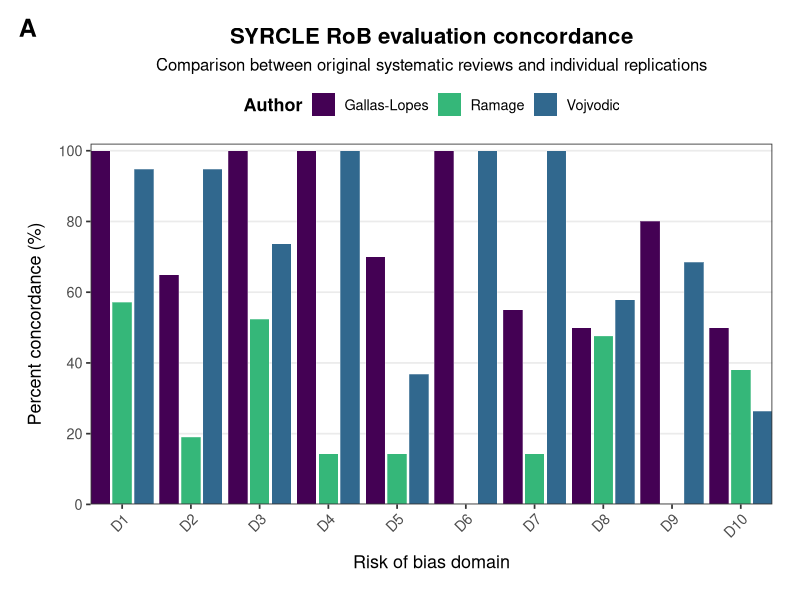
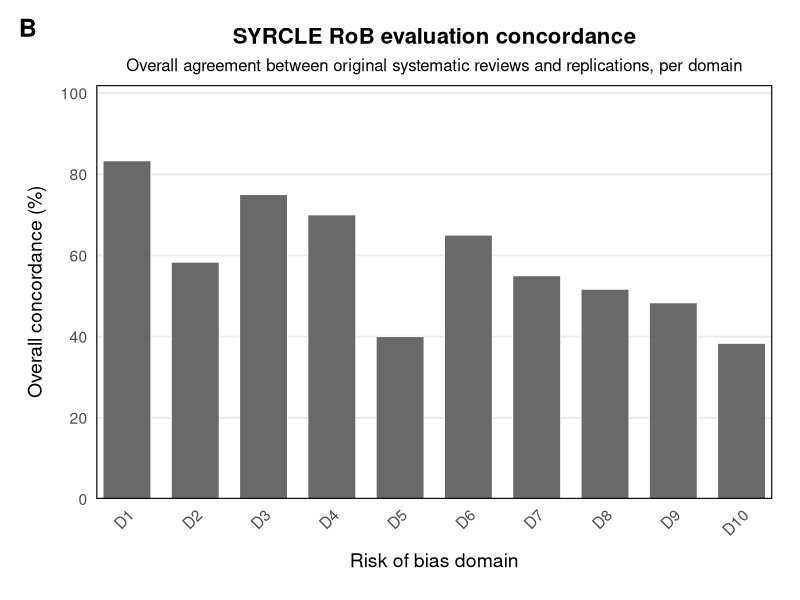
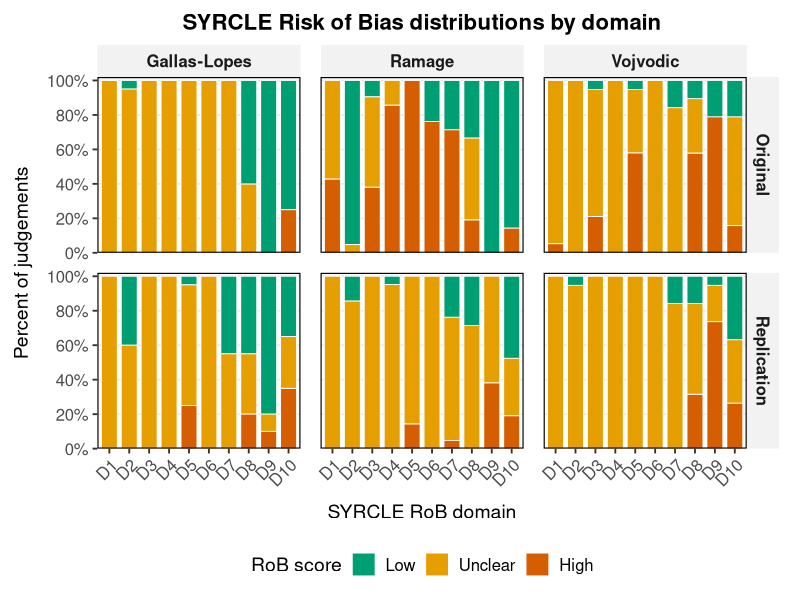
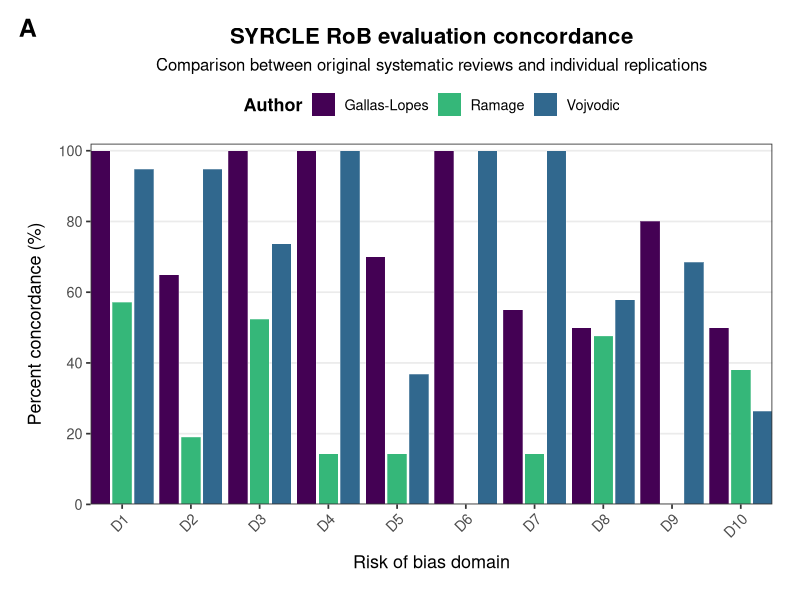
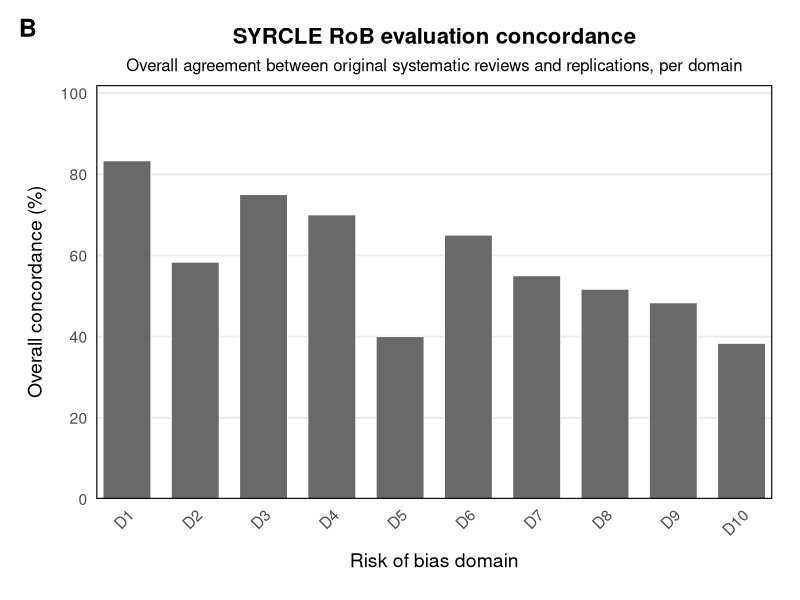
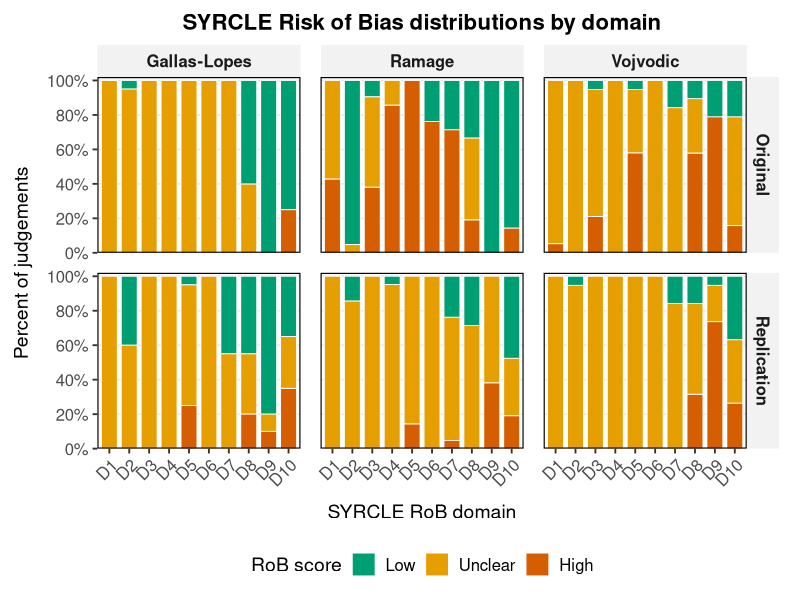

The R source for these figures, in order:
# Load required R packages
library(tidyverse)
library(stringr)
library(forcats)
library(tidyr)
library(patchwork)
library(scales)

Risk_of_bias_per_study <- read_csv("Data/Entered/Risk_of_bias_per_study.csv") %>%
  filter(!if_all(everything(), is.na))

# Domain order (for abbreviated names)
RoB_domain_list <- c("D1", "D2", "D3", "D4", "D5", "D6", "D7", "D8", "D9", "D10")

RoB_individual <- Risk_of_bias_per_study %>%
  tidyr::pivot_wider(names_from = Type, values_from = Risk_Type) %>% 
  filter(!is.na(Original)) %>%
  filter(!is.na(Replication)) %>%
  mutate(match = ifelse(Original == Replication, "yes", "no")) %>%
  group_by(Author, Domain_short) %>%
  add_count(name = "total") %>%
  group_by(Author, Domain_short, match) %>%
  add_count(name = "count") %>%
  ungroup() %>%
  mutate(perc = count / total * 100) 

# Custom legend order
legend_order <- c("Gallas-Lopes", "Ramage", "Vojvodic")

Concordance <- RoB_individual %>%
  filter(match == "yes") %>%
  select(Author, Domain_short, perc) %>%
  unique() %>%
  mutate(Author = factor(Author, levels = legend_order)) %>%
  complete(Domain_short, Author) %>%
  rename(Percent_concordance = perc) %>%
  mutate(Domain_short = factor(Domain_short, levels = RoB_domain_list)) 
   
cols <- c(
  # replace the two below with your actual author names from base_labels
  "Gallas-Lopes"  =  viridis::viridis(4)[1],
  "Ramage" =  viridis::viridis(4)[3], 
  "Vojvodic"  =   viridis::viridis(4)[2]
)

plot_individual <- ggplot(
  Concordance,
  aes(x = Domain_short, y = Percent_concordance, fill = Author)
) +
  geom_col(
    position = position_dodge2(width = 0.95, preserve = "single"),
    width = 0.95,
    colour = "white",
    linewidth = 0.1,
    na.rm = TRUE
  ) +
  scale_y_continuous(
    limits = c(0, 100),
    breaks = seq(0, 100, 20),
    expand = expansion(mult = c(0, 0.02))
  ) +
  scale_x_discrete(
    expand = expansion(mult = c(0.02, 0.02))
  ) +
  scale_fill_manual(
    values = cols,
    limits = legend_order,
    drop = FALSE,
    name = "Author"
  ) +
  labs(
    title = "SYRCLE RoB evaluation concordance",
    subtitle = "Comparison between original systematic reviews and individual replications",
    x = "Risk of bias domain",
    y = "Percent concordance (%)"
  ) +
  theme_bw(base_size = 13) +
  theme(
    plot.title = element_text(face = "bold", size = 16, hjust = 0.5),
    plot.subtitle = element_text(size = 12, hjust = 0.5),
    
    axis.text.x = element_text(angle = 45, hjust = 1),
    axis.title.x = element_text(margin = margin(t = 10)),
    axis.title.y = element_text(margin = margin(r = 10)),
    
    panel.grid.minor = element_blank(),
    panel.grid.major.x = element_blank(),  # cleaner look
    
    legend.position = "top",
    legend.title = element_text(face = "bold"),
    
    plot.margin = margin(10, 15, 10, 10)
  )

plot_individual <- plot_individual +
  labs(tag = "A") +
  theme(
    plot.tag = element_text(size = 18, face = "bold"),
    plot.tag.position = c(0, 1),       # top-left *inside* plot area
    plot.margin = margin(20, 20, 20, 20)   # create space
  )

plot_individual

ggsave(
  filename = "plots/Figure3A.png",
  plot = plot_individual,
  width = 12,       # square
  height = 12,      # square
  units = "in",
  dpi = 600
)

## Plot combined concordance data --------------------------------------------
Overall_summary <- RoB_individual %>%
  filter(match == "yes") %>%
  select(Author, Domain_short, count, total) %>%
  unique() %>%
  group_by(Domain_short) %>%
  mutate(overall_total = 21 + 20 + 19) %>%
  mutate(overall_agree = sum(count)) %>%
  mutate(overall_concordance = overall_agree/overall_total*100) %>%
  select(-c(Author, count, total)) %>%
  unique() %>%
  mutate(Domain_short = factor(Domain_short, levels = RoB_domain_list)) 

# Use manual fill scale with your colors
plot_avgs <- ggplot(
  Overall_summary,
  aes(x = Domain_short, y = overall_concordance)
) +
  geom_col(
    width = 0.7,
    colour = "white",
    linewidth = 0.3,
    alpha = 0.9,
    na.rm = TRUE
  ) +
  scale_y_continuous(
    limits = c(0, 100),
    breaks = seq(0, 100, 20),
    expand = expansion(mult = c(0, 0.02))
  ) +
  scale_x_discrete(
    expand = expansion(mult = c(0.05, 0.05))
  ) +
  labs(
    title = "SYRCLE RoB evaluation concordance",
    subtitle = "Overall agreement between original systematic reviews and replications, per domain",
    x = "Risk of bias domain",
    y = "Overall concordance (%)"
  ) +
  theme_minimal(base_size = 14) +
  theme(
    plot.title = element_text(face = "bold", size = 16, hjust = 0.5),
    plot.subtitle = element_text(size = 12, hjust = 0.5),
    
    axis.text.x = element_text(angle = 45, hjust = 1),
    axis.title.x = element_text(margin = margin(t = 10)),
    axis.title.y = element_text(margin = margin(r = 10)),
    panel.border = element_rect(colour = "black", fill = NA, linewidth = 0.8),
    
    
    panel.grid.minor = element_blank(),
    panel.grid.major.x = element_blank(),
    
    legend.position = "none",  
    
    plot.margin = margin(10, 15, 10, 10)
  )

plot_avgs <- plot_avgs +
  labs(tag = "B") +
  theme(
    plot.tag = element_text(size = 18, face = "bold"),
    plot.tag.position = c(0, 1),       # top-left *inside* plot area
    plot.margin = margin(20, 20, 20, 20)   # create space
  )

plot_avgs

ggsave(
  filename = "plots/Figure3B.png",
  plot = plot_avgs,
  width = 12,       # square
  height = 12,      # square
  units = "in",
  dpi = 600
)

## Plot risk of bias classification distributions  --------------------------------------------
RoB_percentages <- Risk_of_bias_per_study %>%
  group_by(Author, Type, Domain_short) %>%
  filter(Study %in% RoB_individual$Study) %>%
  add_count(name = "total") %>%
  group_by(Author, Type, Domain_short, Risk_Type) %>%
  add_count(name = "count") %>%
  mutate(perc = count/total*100) %>%
  ungroup() %>%
  select(Author, Domain_short, Type, perc, Risk_Type) %>%
  distinct() %>%
  mutate(Domain_short = factor(Domain_short, levels = RoB_domain_list)) %>%
  mutate(Risk_Type = factor(Risk_Type, levels = c("Low", "Unclear", "High")))

RoB1 <- ggplot(RoB_percentages, aes(x = Domain_short, y = perc, fill = Risk_Type)) +
  geom_col(width = 0.8, color = "white", linewidth = 0.3) +
  facet_grid(Type ~ Author) +
  scale_y_continuous(
    limits = c(0, 100),
    expand = expansion(mult = c(0, 0.02)),
    breaks = seq(0, 100, 20),
    labels = label_number(accuracy = 1, suffix = "%")
  ) +
  scale_fill_manual(
    values = c(Low = "#009E73", Unclear = "#E69F00", High = "#D55E00"),
    name = "RoB score"
  ) +
  labs(
    x = "SYRCLE RoB domain",
    y = "Percent of judgements",
    title = "SYRCLE Risk of Bias distributions by domain"
  ) +
  theme_bw(base_size = 14) +
  theme(
    plot.title = element_text(face = "bold", size = 16, hjust = 0.5),
    strip.background = element_rect(fill = "grey95", color = NA),
    strip.text = element_text(size = 12, face = "bold"),
    axis.text.x = element_text(size = 12, angle = 45, hjust = 1),
    axis.text.y = element_text(size = 12),
    axis.title.x = element_text(margin = margin(t = 10)),
    axis.title.y = element_text(margin = margin(r = 10)),
    panel.border = element_rect(color = "black", fill = NA, linewidth = 0.8),
    panel.grid.major.x = element_blank(),
    panel.grid.minor = element_blank(),
    legend.position = "bottom",
    legend.text = element_text(size = 12),
    panel.spacing = unit(1, "lines"),
    plot.margin = margin(10, 15, 10, 10)
  )

RoB1

ggsave(
  filename = "plots/Figure2.png",
  plot = RoB1,
  width = 12,       # square
  height = 12,      # square
  units = "in",
  dpi = 600
)
